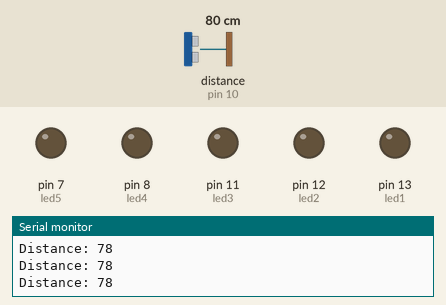
Bench run of a sketch on a simulated Arduino Uno, built with avr-gcc and run on an emulated ATmega328P. On the bench: output pins drawn as LEDs (lit = HIGH), the last lines printed to the serial monitor. Wiring (inferred from the names in the program): ultrasonic range finder: trigger pin 9; echo pin 10. Inputs (shaded band) come from the test bench; at power-on: distance to the obstacle (sensor on pin 10) 80 cm. The echo pulse lasts 58.3 µs per cm; pins used as bus, display or sensor lines are not drawn.

Above: at 1.2 s.
1.3 s: distance to the obstacle (sensor on pin 10) set to 55 cm
2.8 s: distance to the obstacle (sensor on pin 10) set to 47 cm
At 3.9 s:
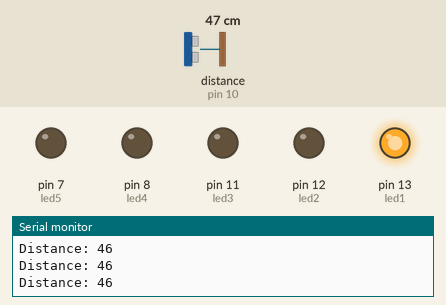
4.3 s: distance to the obstacle (sensor on pin 10) set to 38 cm
At 5.0 s:
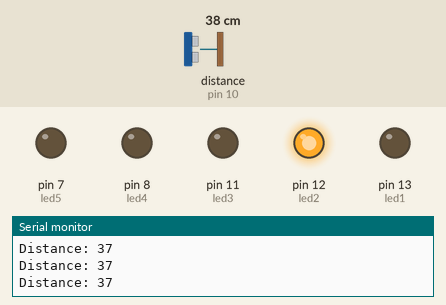
5.8 s: distance to the obstacle (sensor on pin 10) set to 28 cm
At 6.2 s:
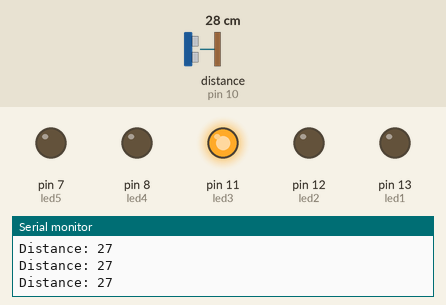
7.3 s: distance to the obstacle (sensor on pin 10) set to 2 cm
At 8.4 s:
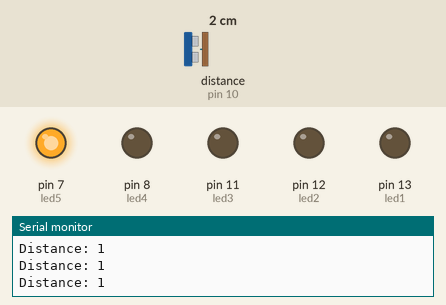
8.8 s: distance to the obstacle (sensor on pin 10) set to 35 cm
At 9.6 s:
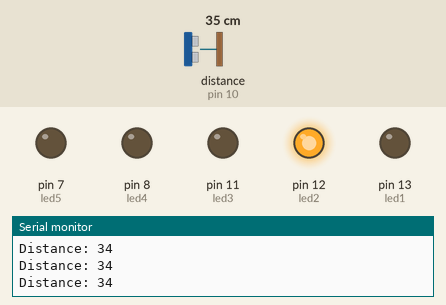
Timing chart, 0 to 11.3 s (numbered marks = the images above; inputs shaded):
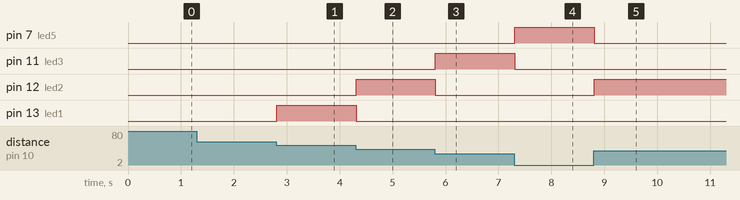

Measured:
- the behaviour switches between 52 and 51 cm on distance to the obstacle (sensor on pin 10) (found by bisection; images 0 and 1)
- the behaviour switches between 42 and 41 cm on distance to the obstacle (sensor on pin 10) (found by bisection; images 1 and 2)
- the behaviour switches between 32 and 31 cm on distance to the obstacle (sensor on pin 10) (found by bisection; images 2 and 3)
- after the input at 2.8 s, pin 13 (led1): LOW → HIGH at once
- after the input at 4.3 s, pin 12 (led2): LOW → HIGH at once; pin 13 (led1): HIGH → LOW at once
- after the input at 5.8 s, pin 11 (led3): LOW → HIGH at once; pin 12 (led2): HIGH → LOW at once
- after the input at 7.3 s, pin 7 (led5): LOW → HIGH at once; pin 11 (led3): HIGH → LOW at once
- after the input at 8.8 s, pin 7 (led5): HIGH → LOW at once; pin 12 (led2): LOW → HIGH at once

The sketch:

ultrasonicLIGHT.ino
```cpp
const int trigPin = 9;
const int echoPin = 10;
#define led1 13
#define led2 12
#define led3 11
#define led4 8
#define led5 7
// defines variables
long duration;
int distance;
void setup() {
pinMode(trigPin, OUTPUT); // Sets the trigPin as an Output
pinMode(echoPin, INPUT); // Sets the echoPin as an Input
pinMode(led1, OUTPUT);
pinMode(led2, OUTPUT);
pinMode(led3, OUTPUT);
pinMode(led4, OUTPUT);
pinMode(led5, OUTPUT);
Serial.begin(9600); // Starts the serial communication
}
void loop() {
// Clears the trigPin
digitalWrite(trigPin, LOW);
delayMicroseconds(2);
// Sets the trigPin on HIGH state for 10 micro seconds
digitalWrite(trigPin, HIGH);
delayMicroseconds(10);
digitalWrite(trigPin, LOW);
// Reads the echoPin, returns the sound wave travel time in microseconds
duration = pulseIn(echoPin, HIGH);
// Calculating the distance
distance= duration*0.034/2;

if (distance > 40 && distance <=50) {
    digitalWrite(led1, HIGH);
}
  else {
    digitalWrite(led1,LOW);
  }
 if (distance > 30 && distance <=40) {
    digitalWrite(led2, HIGH);
}
  else {
    digitalWrite(led2,LOW);
  }
 if (distance > 20 && distance <=30) {
    digitalWrite(led3, HIGH);
}
  else {
    digitalWrite(led3,LOW);
  }
  if (distance > 10 && distance <=20) {
    digitalWrite(led4, HIGH);
}
  else {
    digitalWrite(led4,LOW);
  }
  if (distance < 10) {
    digitalWrite(led5, HIGH);
}
  else {
    digitalWrite(led5,LOW);
  }
// Prints the distance on the Serial Monitor
Serial.print("Distance: ");
Serial.println(distance);
}
```
